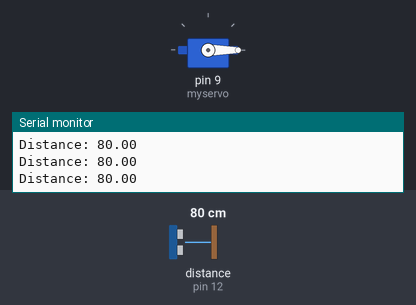
A sketch run on a simulated Arduino Uno, built with avr-gcc and run on an emulated ATmega328P. Parts: servo, the last lines printed to the serial monitor. Wiring (inferred from the names in the program): ultrasonic range finder: trigger pin 11; echo pin 12. The test bench sets the inputs (shaded band); at power-on: distance to the obstacle (sensor on pin 12) 80 cm. The echo pulse lasts 58.3 µs per cm.

Above: at 1.2 s.
1.3 s: distance to the obstacle (sensor on pin 12) set to 10 cm
2.8 s: distance to the obstacle (sensor on pin 12) set to 7 cm
At 3.2 s:
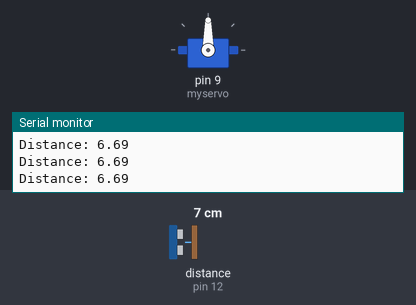
4.3 s: distance to the obstacle (sensor on pin 12) set to 9 cm
At 6.4 s:
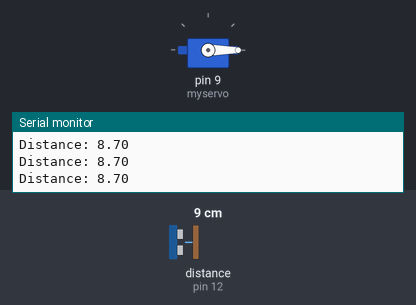
6.8 s: distance to the obstacle (sensor on pin 12) set to 2 cm
At 7.9 s:
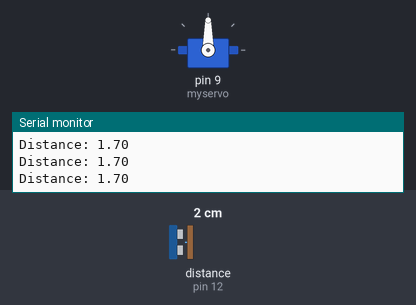
Timing chart, 0 to 9.3 s (numbered marks = the images above; inputs shaded):
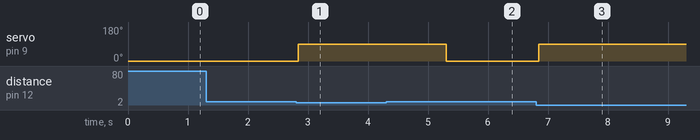

Measured:
- the behaviour switches between 9 and 8 cm on distance to the obstacle (sensor on pin 12) (found by bisection; images 0 and 1)
- after the input at 2.8 s, servo on pin 9 (myservo): 0° → 90° at once
- after the input at 4.3 s, servo on pin 9 (myservo): 90° → 0° after 1.0 s
- after the input at 6.8 s, servo on pin 9 (myservo): 0° → 90° after 0.05 s

The sketch:

smart_Dustbin.ino
```cpp
#include <Servo.h>

Servo myservo;

const int trigPin = 11;
const int echoPin = 12;

const float detectDistance = 8;  // object closer than 8 cm
const unsigned long holdTime = 1000; // hold lid open for 1 second

unsigned long openTime = 0;
bool lidOpen = false;

void setup() {
  pinMode(trigPin, OUTPUT);
  pinMode(echoPin, INPUT);
  Serial.begin(9600);
  myservo.attach(9);
  myservo.write(0);
}

void loop() {
  // Send ultrasonic pulse
  digitalWrite(trigPin, LOW);
  delayMicroseconds(2);
  digitalWrite(trigPin, HIGH);
  delayMicroseconds(10);
  digitalWrite(trigPin, LOW);

  // Measure echo duration and calculate distance
  float duration = pulseIn(echoPin, HIGH);
  float distance = (duration * 0.0343) / 2;  // in cm

  Serial.print("Distance: ");
  Serial.println(distance);

  if (distance > 0 && distance <= detectDistance) {
    // Object detected → open lid
    myservo.write(90);
    lidOpen = true;
    openTime = millis(); // record the time we opened the lid
  }
  else if (lidOpen) {
    // Object gone → check if hold time has passed
    if (millis() - openTime >= holdTime) {
      myservo.write(0); // close lid
      lidOpen = false;  // reset lid state
    }
  }

  delay(50); // small delay for stable readings
}
```
